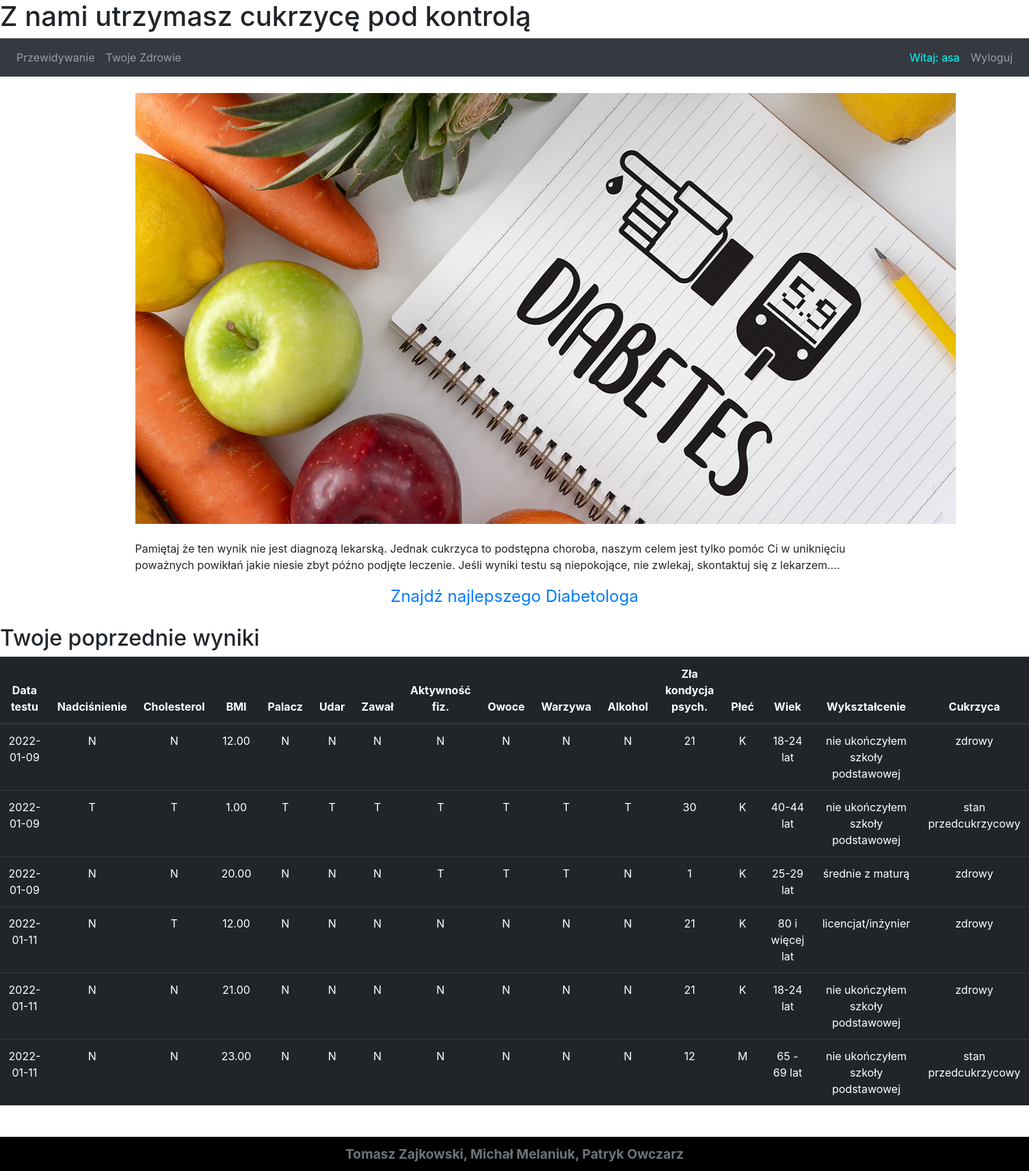
Screenshot of /user/data (signed in) with the database file from the repository.
### prediction/models.py (models this page shows, shortened)
class User(db.Model, UserMixin):
    id = db.Column(db.Integer(), primary_key=True)
    username = db.Column(db.String(length=30), nullable=False, unique=True)
    email = db.Column(db.String(length=50), nullable=False, unique=True)
    password_hash = db.Column(db.String(length=60), nullable=False)
    patientDatas = db.relationship('PatientData', backref='user_data', lazy=True)
    @property
    def password(self):
        return self.password

class PatientData(db.Model):
    id = db.Column(db.Integer(), primary_key=True)
    date = db.Column(db.Date(), nullable=True)
    diabetes = db.Column(db.Integer(), nullable=True)
    highBP = db.Column(db.Boolean(), nullable=False)
    highChol = db.Column(db.Boolean(), nullable=False)
    bmi = db.Column(db.Numeric(3,2), nullable=False)
    smoker = db.Column(db.Boolean(), nullable=False)
    stroke = db.Column(db.Boolean(), nullable=False)
    heartDiseaseOrAttack = db.Column(db.Boolean(), nullable=False)
    physActivity = db.Column(db.Boolean(), nullable=False)
    fruits = db.Column(db.Boolean(), nullable=False)
    veggies = db.Column(db.Boolean(), nullable=False)
    alcConsumption = db.Column(db.Boolean(), nullable=False)
    mentalHealth = db.Column(db.Integer(), nullable=False)
    sex = db.Column(db.Boolean(), nullable=False)
    age = db.Column(db.Integer(), nullable=False)
    education = db.Column(db.Integer(), nullable=False)
    user = db.Column(db.Integer(), db.ForeignKey('user.id'))

### prediction/routes.py (the view)
@app.route('/user/data')
@login_required
def userData_page():
    storedData = PatientData.query.filter_by(user=current_user.id)
    return render_template('userData.html',storedData=storedData)

### prediction/models.py (called while the page is built)
@login_manager.user_loader
def load_user(user_id):
    return User.query.get(user_id)

### prediction/templates/userData.html (shortened to what this page needs)
{% extends 'base.html' %}
{% block content %}
<div class="container">
    <img class="mb-4" src="{{ url_for('static', filename='images/home.png') }}">
</div>
{% endblock %}
{% block data %}
<div class="container">
    <p>Pamiętaj że ten wynik nie jest diagnozą lekarską. Jednak cukrzyca to podstępna choroba, naszym celem jest tylko
    pomóc Ci w uniknięciu poważnych powikłań jakie niesie zbyt późno podjęte leczenie. Jeśli wyniki testu są niepokojące,
    nie zwlekaj, skontaktuj się z lekarzem....</p>
    <div class="text-center" style="font-size: 1.5rem">
         <a href="https://www.oferteo.pl/diabetolodzy-firmy" target="_blank">Znajdź najlepszego Diabetologa</a>
    </div>
</div>
<br>
<h2>Twoje poprzednie wyniki</h2>
<table class="table table-hover table-dark" style="text-align: center">
    <thead>
    <tr>
        <th scope="col">Data testu</th>
        <th scope="col">Nadciśnienie</th>
        <th scope="col">Cholesterol</th>
        <th scope="col">BMI</th>
        <th scope="col">Palacz</th>
        <th scope="col">Udar</th>
        <th scope="col">Zawał</th>
        <th scope="col">Aktywność fiz.</th>
        <th scope="col">Owoce</th>
        <th scope="col">Warzywa</th>
        <th scope="col">Alkohol</th>
        <th scope="col">Zła kondycja psych.</th>
        <th scope="col">Płeć</th>
        <th scope="col">Wiek</th>
        <th scope="col">Wykształcenie</th>
        <th scope="col">Cukrzyca</th>
    </tr>
    </thead>
    <tbody>
    {% for data in storedData %}
        <tr>
            <td>{{ data.date }}</td>
            <td>{{ 'T' if data.highBP else 'N' }}</td>
            <td>{{ 'T' if data.highChol else 'N' }}</td>
            <td>{{ data.bmi }}</td>
            <td>{{ 'T' if data.smoker else 'N' }}</td>
            <td>{{ 'T' if data.stroke else 'N' }}</td>
            <td>{{ 'T' if data.heartDiseaseOrAttack else 'N' }}</td>
            <td>{{ 'T' if data.physActivity else 'N' }}</td>
            <td>{{ 'T' if data.fruits else 'N' }}</td>
            <td>{{ 'T' if data.veggies else 'N' }}</td>
            <td>{{ 'T' if data.alcConsumption else 'N' }}</td>
            <td>{{ data.mentalHealth }}</td>
            <td>{{ 'M' if data.sex else 'K' }}</td>
            <td>{% if data.age==0 %}
                18-24 lat
                {% elif data.age==1 %}
                25-29 lat
                {% elif data.age==2 %}
                30-34 lat
                {% elif data.age==3 %}
                35-39 lat
                {% elif data.age==4 %}
                40-44 lat
                {% elif data.age==5 %}
                45 - 49 lat
                {% elif data.age==6 %}
                50 - 54 lat
                {% elif data.age==7 %}
                55 - 59 lat
                {% elif data.age==8 %}
                60 - 64 lat
                {% elif data.age==9 %}
                65 - 69 lat
                {% elif data.age==10 %}
                70 - 74 lat
                {% elif data.age==11 %}
                75 - 79 lat
                {% elif data.age==12 %}
                80 i więcej lat
                {% endif %}
            </td>
            <td>{% if data.education==1 %}
                nie ukończyłem szkoły podstawowej
                {% elif data.education==2 %}
                skończyłem szkołę podstawową
                {% elif data.education==3 %}
                średnie bez matury
                {% elif data.education==4 %}
                średnie z maturą
                {% elif data.education==5 %}
                licencjat/inżynier
                {% elif data.education==6 %}
                wyższe (co najmniej magisterskie)
                {% endif %}
            </td>
            <td>
                 {% if data.diabetes==0 %}
                 zdrowy
                 {% elif data.diabetes==1 %}
                 stan przedcukrzycowy
                 {% elif data.diabetes==2 %}
                 cukrzyca
                 {% endif %}
            </td>
        </tr>
    {% endfor %}
    </tbody>
</table>
{% endblock %}

### prediction/templates/base.html (shortened to what this page needs)
<!doctype html>
<html lang="en">
<head>
    <link rel="stylesheet" href="https://maxcdn.bootstrapcdn.com/bootstrap/4.0.0/css/bootstrap.min.css"
>
</head>
<body style="position: relative; min-height: 100%; padding-bottom: 5rem">
<header>
    <h1>Z nami utrzymasz cukrzycę pod kontrolą</h1>
</header>
<nav class="navbar navbar-expand-md navbar-dark bg-dark">
    <div class="collapse navbar-collapse" id="navbarNav">
        <ul class="navbar-nav mr-auto">
            {% if current_user.is_authenticated %}
            <ul class="navbar-nav">
                <li class="nav-item">
                    <a class="nav-link" href="{{ url_for('user_page') }}">Przewidywanie</a>
                </li>
                <li class="nav-item">
                    <a class="nav-link" aria-current="page" href="{{ url_for('userData_page') }}">Twoje Zdrowie</a>
                </li>
            </ul>
            {% else %}
            <ul class="navbar-nav">
                <li class="nav-item">
                    <a class="nav-link" href="{{ url_for('home_page') }}">Home</a>
                </li>
            </ul>
            {% endif %}
        </ul>
        {% if current_user.is_authenticated %}
        <ul class="navbar-nav">
            <li class="nav-item">
                <span class="nav-link" style="color: aqua">Witaj: {{ current_user.username }}</span>
            </li>
            <li class="nav-item">
                <a class="nav-link" href="{{ url_for('logout_page') }}">Wyloguj</a>
            </li>
        </ul>
        {% endif %}
    </div>
</nav>
<br>
<main>
    {% block content %}
    {% endblock %}
    {% block data %}
    {% endblock %}
</main>
</body>
<footer style="position: fixed; bottom: 0; width: 100%; height: 50px; line-height: 50px; background-color: black">
    <div style="font-weight: bold; font-size: 1.2rem; text-align: center">
        <span class="text-muted">Tomasz Zajkowski, Michał Melaniuk, Patryk Owczarz</span>
    </div>
</footer>
</html>

### rows the page displays
User: username "asa"
PatientData: date "2022-01-09", highBP "N", highChol "N", bmi "12.00", smoker "N", stroke "N", heartDiseaseOrAttack "N", physActivity "N", fruits "N", veggies "N", alcConsumption "N", mentalHealth "21", sex "K", age "18-24 lat", education "nie ukończyłem szkoły podstawowej", diabetes "zdrowy"
PatientData: date "2022-01-09", highBP "T", highChol "T", bmi "1.00", smoker "T", stroke "T", heartDiseaseOrAttack "T", physActivity "T", fruits "T", veggies "T", alcConsumption "T", mentalHealth "30", sex "K", age "40-44 lat", education "nie ukończyłem szkoły podstawowej", diabetes "stan przedcukrzycowy"
PatientData: date "2022-01-09", highBP "N", highChol "N", bmi "20.00", smoker "N", stroke "N", heartDiseaseOrAttack "N", physActivity "T", fruits "T", veggies "T", alcConsumption "N", mentalHealth "1", sex "K", age "25-29 lat", education "średnie z maturą", diabetes "zdrowy"
PatientData: date "2022-01-11", highBP "N", highChol "T", bmi "12.00", smoker "N", stroke "N", heartDiseaseOrAttack "N", physActivity "N", fruits "N", veggies "N", alcConsumption "N", mentalHealth "21", sex "K", age "80 i więcej lat", education "licencjat/inżynier", diabetes "zdrowy"
PatientData: date "2022-01-11", highBP "N", highChol "N", bmi "21.00", smoker "N", stroke "N", heartDiseaseOrAttack "N", physActivity "N", fruits "N", veggies "N", alcConsumption "N", mentalHealth "21", sex "K", age "18-24 lat", education "nie ukończyłem szkoły podstawowej", diabetes "zdrowy"
PatientData: date "2022-01-11", highBP "N", highChol "N", bmi "23.00", smoker "N", stroke "N", heartDiseaseOrAttack "N", physActivity "N", fruits "N", veggies "N", alcConsumption "N", mentalHealth "12", sex "M", age "65 - 69 lat", education "nie ukończyłem szkoły podstawowej", diabetes "stan przedcukrzycowy"
